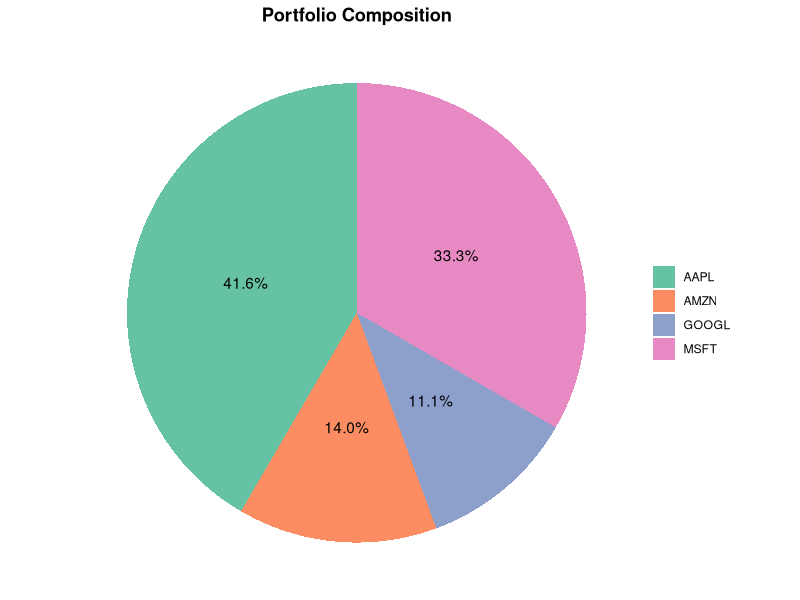
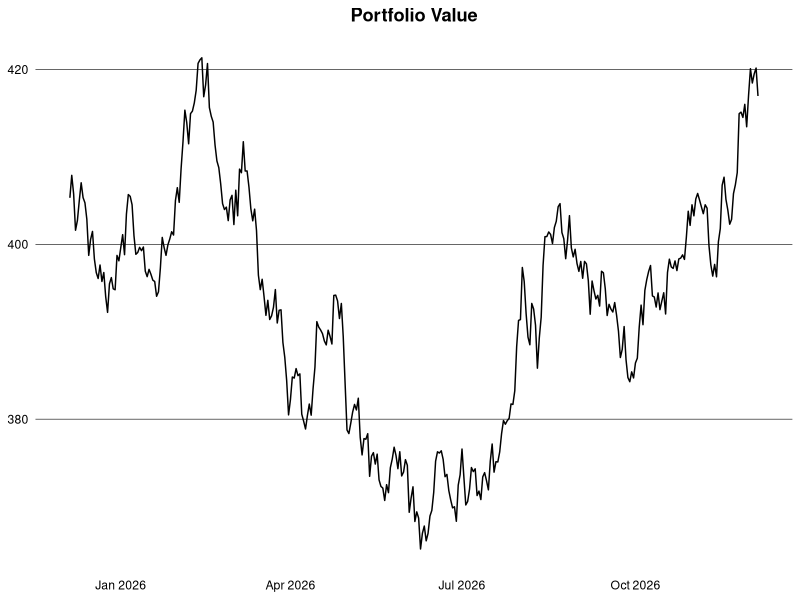
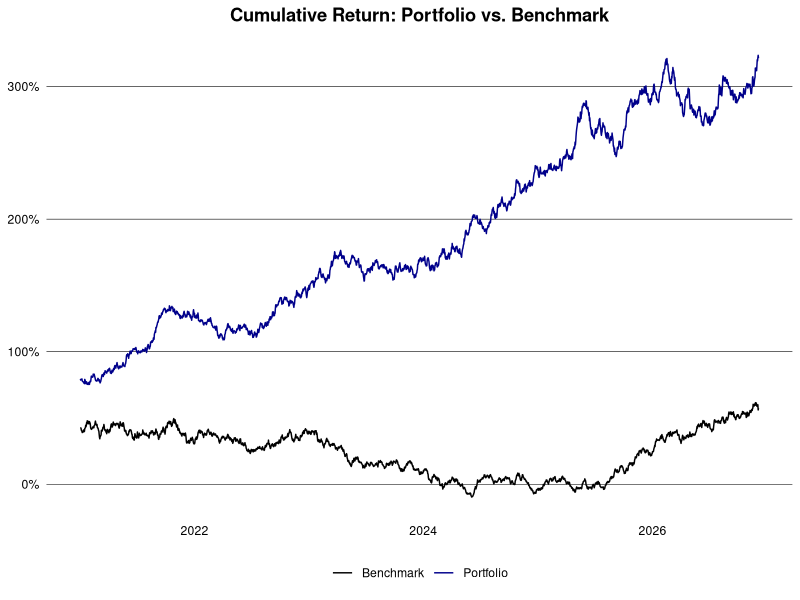
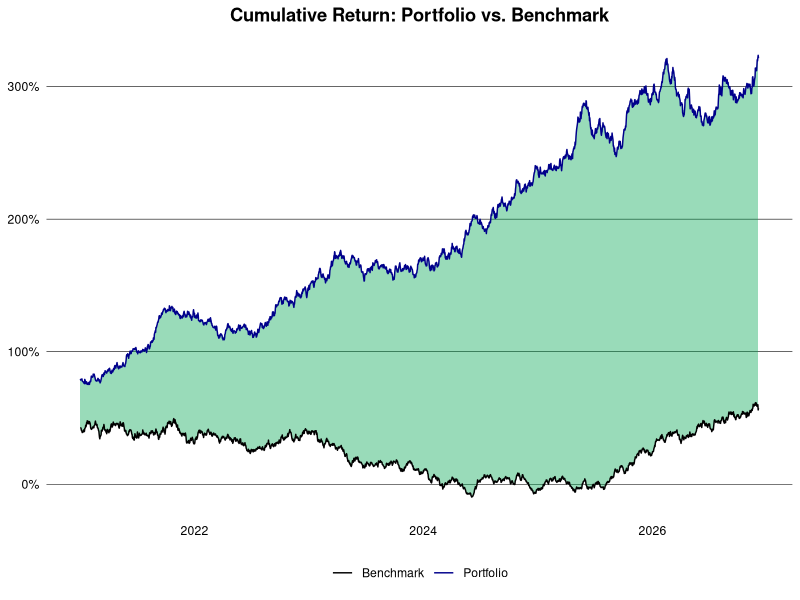
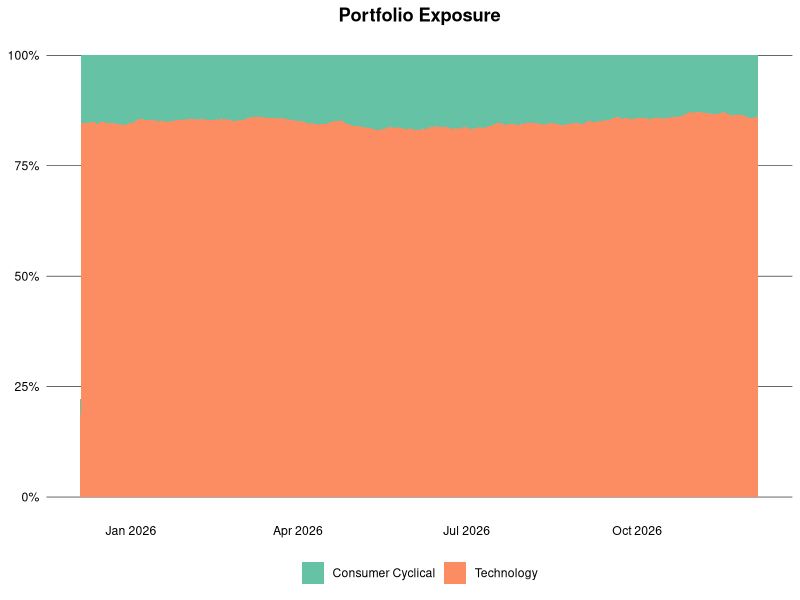

The R source for these figures, in order:
## ---- chunk 1
library(clock)
library(data.table)
library(ggplot2)
## ---- chunk 2
set.seed(1994)

generate_prices <- function(ticker, start_date, end_date) {
  dates <- seq(as.Date(start_date), as.Date(end_date), by = "1 day")
  n <- length(dates)
  prices <- cumprod(1 + rnorm(n, mean = 0.0005, sd = 0.01)) * 100
  data.table(
    ticker = ticker,
    date = dates,
    price = prices
  )
}

generate_benchmark <- function(start_date, end_date) {
  dates <- seq(as.Date(start_date), as.Date(end_date), by = "1 day")
  n <- length(dates)
  prices <- cumprod(1 + rnorm(n, mean = 0.0003, sd = 0.008)) * 3000
  data.table(
    ticker = "SP500",
    date = dates,
    price = prices
  )
}

ticker <- c("AAPL", "GOOGL", "MSFT", "AMZN")
start_date <- "2015-01-01"
end_date <- Sys.Date()

dt <- rbindlist(lapply(ticker, generate_prices, start_date, end_date))
alloc <- data.table(
  ticker = ticker,
  weight = c(0.4, 0.3, 0.2, 0.1),
  sector = c("Technology", "Technology", "Technology", "Consumer Cyclical"),
  country = c("USA", "USA", "USA", "USA")
)
dt <- dt[alloc, on = "ticker"]
head(dt)
## ---- chunk 3
holdings <- dt |>
  _[,
    .(start_price = first(price), current_price = last(price), weight = first(weight)),
    by = ticker
  ] |>
  _[, let(
    value = current_price * weight,
    abs_change = current_price - start_price,
    rel_change = current_price / start_price - 1
  )] |>
  _[, rel_weight := value / sum(value)]
holdings
## ---- chunk 4
#| dpi = 300
ggplot(holdings, aes(x = "", y = rel_weight, fill = ticker)) +
  geom_col(width = 1) +
  coord_polar(theta = "y") +
  geom_text(
    aes(label = scales::percent(rel_weight, accuracy = 0.1)),
    position = position_stack(vjust = 0.5)
  ) +
  scale_fill_brewer(palette = "Set2") +
  labs(title = "Portfolio Composition") +
  theme_void() +
  theme(
    plot.title = element_text(face = "bold", hjust = 0.5),
    legend.title = element_blank()
  )
## ---- chunk 5
logret <- function(x) {
  x <- log(x)
  x - shift(x)
}

dt <- dt |>
  setorder(ticker, date) |>
  _[, let(ret = price / shift(price) - 1, log_ret = logret(price)), by = ticker] |>
  na.omit("ret") |>
  _[, let(wret = ret * weight, value = price * weight)]
head(dt)
## ---- chunk 6
#| dpi = 300
dt |>
  _[date >= add_months(end_date, -12L), .(value = sum(value)), by = date] |>
  ggplot(aes(x = date, y = value)) +
  geom_line() +
  theme_minimal() +
  theme(
    plot.title = element_text(face = "bold", hjust = 0.5),
    panel.grid.major.y = element_line(color = "black", linewidth = 0.2),
    panel.grid.major.x = element_blank(),
    panel.grid.minor = element_blank(),
    axis.text = element_text(color = "black"),
    axis.title = element_blank()
  ) +
  labs(title = "Portfolio Value")
## ---- chunk 7
ret_week <- dt[, .(ret = prod(1 + ret) - 1), by = .(ticker, year(date), week(date))]
ret_month <- dt[, .(ret = prod(1 + ret) - 1), by = .(ticker, yearmon(date))]
ret_year <- dt[, .(ret = prod(1 + ret) - 1), by = .(ticker, year(date))]
head(ret_year)
## ---- chunk 8
port_ret_week <- dt[, .(ret = prod(1 + wret) - 1), by = .(year(date), week(date))]
port_ret_month <- dt[, .(ret = prod(1 + wret) - 1), by = .(yearmon(date))]
port_ret_year <- dt[, .(ret = prod(1 + wret) - 1), by = year(date)]
head(port_ret_year)
## ---- chunk 9
bmr <- generate_benchmark(start_date, end_date) |>
  setorder(date) |>
  _[, ret := price / shift(price) - 1] |>
  na.omit("ret")

port <- dt |>
  _[, .(ret = prod(1 + wret) - 1, ticker = "Portfolio"), by = date] |>
  rbind(bmr[, .(ticker, date, ret)]) |>
  setorder(ticker, date) |>
  _[, cum_ret := cumprod(1 + ret) - 1, by = ticker] |>
  _[, ticker := replace(ticker, ticker != "Portfolio", "Benchmark")]
## ---- chunk 10
#| dpi = 300
port |>
  _[date > "2021-01-01"] |>
  ggplot(aes(x = date, y = cum_ret, color = ticker)) +
  geom_line() +
  theme_minimal() +
  theme(
    plot.title = element_text(face = "bold", hjust = 0.5),
    panel.grid.major.y = element_line(color = "black", linewidth = 0.2),
    panel.grid.major.x = element_blank(),
    panel.grid.minor = element_blank(),
    axis.text = element_text(color = "black"),
    axis.title = element_blank(),
    legend.title = element_blank(),
    legend.position = "bottom"
  ) +
  scale_color_manual(values = c("Portfolio" = "darkblue", "Benchmark" = "black")) +
  scale_y_continuous(labels = scales::percent_format(accuracy = 2)) +
  labs(title = "Cumulative Return: Portfolio vs. Benchmark")
## ---- chunk 11
#| dpi = 300
perf <- port |>
  dcast(date ~ ticker, value.var = "cum_ret") |>
  setnames(tolower) |>
  _[, diff := portfolio - benchmark]

perf |>
  _[date > "2021-01-01"] |>
  ggplot(aes(x = date)) +
  geom_ribbon(
    aes(
      ymin = pmin(portfolio, benchmark),
      ymax = pmax(portfolio, benchmark),
      fill = diff > 0
    ),
    alpha = 0.4,
    show.legend = FALSE
  ) +
  geom_line(aes(y = portfolio, color = "Portfolio")) +
  geom_line(aes(y = benchmark, color = "Benchmark")) +
  scale_color_manual(values = c("Portfolio" = "darkblue", "Benchmark" = "black")) +
  scale_fill_manual(values = c("TRUE" = "#00A651", "FALSE" = "#FF0000")) +
  scale_y_continuous(labels = scales::percent_format(accuracy = 2L)) +
  labs(title = "Cumulative Return: Portfolio vs. Benchmark") +
  theme_minimal() +
  theme(
    plot.title = element_text(face = "bold", hjust = 0.5),
    panel.grid.major.y = element_line(color = "black", linewidth = 0.2),
    panel.grid.major.x = element_blank(),
    panel.grid.minor = element_blank(),
    axis.text = element_text(color = "black"),
    axis.title = element_blank(),
    legend.title = element_blank(),
    legend.position = "bottom"
  )
## ---- chunk 12
exposure <- dt |>
  _[, .(value = sum(value)), by = .(date, sector)] |>
  _[, weight := value / sum(value), by = date]
head(exposure)
## ---- chunk 13
#| dpi = 300
exposure |>
  _[date >= add_months(end_date, -12L)] |>
  ggplot(aes(x = date, y = weight, fill = sector)) +
  geom_area() +
  scale_y_continuous(labels = scales::percent_format()) +
  scale_fill_brewer(palette = "Set2") +
  labs(title = "Portfolio Exposure") +
  theme_minimal() +
  theme(
    plot.title = element_text(face = "bold", hjust = 0.5),
    panel.grid.major.y = element_line(color = "black", linewidth = 0.2),
    panel.grid.major.x = element_blank(),
    panel.grid.minor = element_blank(),
    axis.text = element_text(color = "black"),
    axis.title = element_blank(),
    legend.title = element_blank(),
    legend.position = "bottom"
  )
## ---- chunk 14
vola <- dt |>
  _[, .(daily_vola = sd(log_ret)), by = .(ticker, year(date))] |>
  _[, let(
    weekly_vola = daily_vola * sqrt(5),
    monthly_vola = daily_vola * sqrt(21),
    yearly_vola = daily_vola * sqrt(252)
  )]
head(vola)
## ---- chunk 15
rf <- 0.04 / 252 # daily risk-free rate (assuming 4% annual)
port_daily <- dt[, .(ret = sum(wret)), by = date]
sharpe <- port_daily[, (mean(ret) - rf) / sd(ret) * sqrt(252)]
sharpe
## ---- chunk 16
wgt <- alloc$weight
cov_mat <- dt |>
  dcast(date ~ ticker, value.var = "log_ret") |>
  _[, date := NULL] |>
  cov(use = "pairwise.complete.obs")
port_risk <- as.numeric(sqrt(t(wgt) %*% cov_mat %*% wgt))
port_risk
## ---- chunk 17
drawdown <- copy(dt) |>
  _[, cum_ret := cumprod(1 + ret) - 1, by = ticker] |>
  _[, drawdown := (cum_ret - cummax(cum_ret)), by = ticker]
head(drawdown)
## ---- chunk 18
drawdown <- dt |>
  _[, .(wret = sum(wret)), by = date] |>
  _[, cum_ret := cumprod(1 + wret) - 1] |>
  _[, drawdown := (cum_ret - cummax(cum_ret))]
head(drawdown)
## ---- chunk 19
drawdown[drawdown < 0, .(min_drawdown = min(drawdown), avg_drawdown = mean(drawdown))]
## ---- chunk 20
te <- dt |>
  _[, .(port_ret = sum(wret)), by = date] |>
  _[bmr[, .(date, bmr_ret = ret)], on = "date", nomatch = NULL] |>
  _[, diff := port_ret - bmr_ret]

te[, .(
  daily_te = sd(diff),
  annual_te = sd(diff) * sqrt(252)
)]
